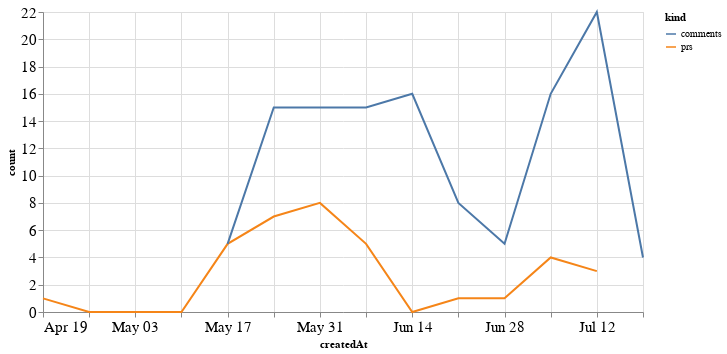

Notebook code cell kept with this figure:
### Code cell
alt.Chart(total_time, width=600).mark_line().encode(
    x='createdAt',
    y='count',
    color='kind'
)

### Figure 1 — Vega-Lite specification as saved in the notebook (floating-point values rounded to 4 significant figures)
{"config": {"axisLeft": {"labelFontSize": 15}, "axisBottom": {"labelFontSize": 15}}, "data": {"name": "data-f7823ed92e34ef9ae0494bb5bec3511a"}, "mark": "line", "encoding": {"color": {"type": "nominal", "field": "kind"}, "x": {"type": "temporal", "field": "createdAt"}, "y": {"type": "quantitative", "field": "count"}}, "width": 600, "$schema": "https://vega.github.io/schema/vega-lite/v4.8.1.json", "datasets": {"data-f7823ed92e34ef9ae0494bb5bec3511a": [{"createdAt": "2020-04-19T00:00:00", "kind": "prs", "count": 1.0}, {"createdAt": "2020-04-26T00:00:00", "kind": "prs", "count": 0.0}, {"createdAt": "2020-05-03T00:00:00", "kind": "prs", "count": 0.0}, {"createdAt": "2020-05-10T00:00:00", "kind": "prs", "count": 0.0}, {"createdAt": "2020-05-17T00:00:00", "kind": "prs", "count": 5.0}, {"createdAt": "2020-05-24T00:00:00", "kind": "prs", "count": 7.0}, {"createdAt": "2020-05-31T00:00:00", "kind": "prs", "count": 8.0}, {"createdAt": "2020-06-07T00:00:00", "kind": "prs", "count": 5.0}, {"createdAt": "2020-06-14T00:00:00", "kind": "prs", "count": 0.0}, {"createdAt": "2020-06-21T00:00:00", "kind": "prs", "count": 1.0}, {"createdAt": "2020-06-28T00:00:00", "kind": "prs", "count": 1.0}, {"createdAt": "2020-07-05T00:00:00", "kind": "prs", "count": 4.0}, {"createdAt": "2020-07-12T00:00:00", "kind": "prs", "count": 3.0}, {"createdAt": "2020-07-19T00:00:00", "kind": "prs", "count": null}, {"createdAt": "2020-04-19T00:00:00", "kind": "comments", "count": null}, {"createdAt": "2020-04-26T00:00:00", "kind": "comments", "count": null}, {"createdAt": "2020-05-03T00:00:00", "kind": "comments", "count": null}, {"createdAt": "2020-05-10T00:00:00", "kind": "comments", "count": null}, {"createdAt": "2020-05-17T00:00:00", "kind": "comments", "count": 5.0}, {"createdAt": "2020-05-24T00:00:00", "kind": "comments", "count": 15.0}, {"createdAt": "2020-05-31T00:00:00", "kind": "comments", "count": 15.0}, {"createdAt": "2020-06-07T00:00:00", "kind": "comments", "count": 15.0}, {"createdAt": "2020-06-14T00:00:00", "kind": "comments", "count": 16.0}, {"createdAt": "2020-06-21T00:00:00", "kind": "comments", "count": 8.0}, {"createdAt": "2020-06-28T00:00:00", "kind": "comments", "count": 5.0}, {"createdAt": "2020-07-05T00:00:00", "kind": "comments", "count": 16.0}, {"createdAt": "2020-07-12T00:00:00", "kind": "comments", "count": 22.0}, {"createdAt": "2020-07-19T00:00:00", "kind": "comments", "count": 4.0}]}}
